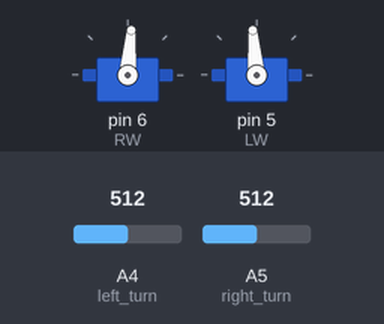
Bench run of a sketch on a simulated Arduino Uno, built with avr-gcc and run on an emulated ATmega328P. Parts: 2 × servo. The inputs (shaded band) are chosen by the test bench; at power-on: A4 (left_turn) = 512, A5 (right_turn) = 512. What the sketch prints to the serial monitor is not drawn.

Above: at 1.16 s.
Timing chart, 0 to 2.8 s (numbered marks = the images above):
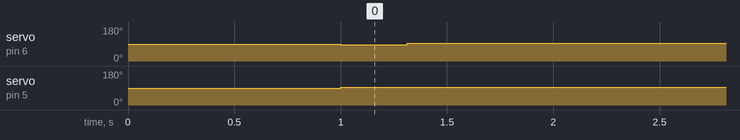

Measured:
- by itself, servo on pin 6 (RW): 90° → 85° at 1.0 s, → 95° 0.31 s later
- by itself, servo on pin 5 (LW): 90° → 95° at 1.0 s

The sketch:

eightv2.ino
```cpp
#include <Servo.h>

Servo left_servo;
Servo right_servo;

#define SERVO_BRAKE          90
#define SERVO_L_FORWARD_MAX  95.0
#define SERVO_R_FORWARD_MAX  85.0
#define SERVO_L_INCR_FORWARD 2.0
#define SERVO_R_INCR_FORWARD -2.0

// Thresholds for each sensor to determine when over a line
#define DARK 900
#define WHITE 700

#define ERROR_RANGE          100

#define left 0
#define forward 1
#define right 2

//pins
const int LW = 5; // Servo1
const int RW = 6; // Servo2
const int right_turn = A5;
const int left_turn = A4;

// Control variables for line following
float error           = 0;
float error_magnitude = 0;
int   i = 0;

volatile long SENSOR0_TIMER;
volatile long SENSOR1_TIMER;

// Line sensor values
int right_turn_val    = 0;
int left_turn_val     = 0;

void read_turn(){
  right_turn_val = analogRead(right_turn); //signal from outer right sensor
  left_turn_val = analogRead(left_turn); //signal from outer left sensor
}

void move(int direction){
  //look for intersection
  while(1){
    Serial.println("looking");
    read_turn();
    if (left_turn_val < WHITE && right_turn_val < WHITE){
      i = 0;
      Serial.println("found intersection");
      while(i < 30){
        go_straight();
        i++;
      }
      break;
    }
    go_straight();
    delay(10);
  }//close while, found intersection

  // Turn if requested, white=700
    if(direction == right){
      Serial.println("TURN RIGHT");
      left_servo.write(95);
      right_servo.write(95);
      while(analogRead(left_turn) > WHITE);
      while(analogRead(left_turn) < WHITE);
      while(analogRead(left_turn) > WHITE);
      Serial.println("done turn right");
    }

    if(direction == left){
      Serial.println("TURN LEFT");
      left_servo.write(85);
      right_servo.write(85);
      while(analogRead(right_turn) > WHITE);
      while(analogRead(right_turn) < WHITE);
      while(analogRead(right_turn) > WHITE);
      Serial.println("done turn left");
    }

  go_straight();
  delay(50);

}

void go_straight(){
  //modified from solution code
  //following straight line
  read_turn();
  error = left_turn_val - right_turn_val; // Positive position to right of line

  // Correct robot's driving direction according to position error
  if (abs(error) <= ERROR_RANGE){
    left_servo.write(SERVO_L_FORWARD_MAX);
    right_servo.write(SERVO_R_FORWARD_MAX);
  }

    // Robot is too right
    else if (error > ERROR_RANGE) {
      // Adjust left
      error_magnitude = abs(error)/(float)ERROR_RANGE;
      left_servo.write(SERVO_L_FORWARD_MAX + error_magnitude*SERVO_L_INCR_FORWARD);
      right_servo.write(SERVO_R_FORWARD_MAX - error_magnitude*SERVO_R_INCR_FORWARD);
    }
    // Robot is too left of line
    else if (error < -(ERROR_RANGE)) {
      // Adjust right
      error_magnitude = abs(error)/(float)ERROR_RANGE;
      left_servo.write(SERVO_L_FORWARD_MAX - error_magnitude*SERVO_L_INCR_FORWARD);
      right_servo.write(SERVO_R_FORWARD_MAX + error_magnitude*SERVO_R_INCR_FORWARD);
    }
    delay(10);
}


void setup() {
  // put your setup code here, to run once:
  Serial.begin(9600);
  right_servo.attach(RW);
  left_servo.attach(LW);

  //for analog setup
  pinMode(right_turn, INPUT);
  pinMode(left_turn, INPUT);

  right_servo.write(SERVO_BRAKE);
  left_servo.write(SERVO_BRAKE);

  delay(1000);
}


void loop() {
//  move(left);
//  delay(50);
//  move(left);
//  delay(50);
//  move(left);
//  delay(50);
//  move(left);
//  delay(50);
//
//  move(right);
//  delay(50);
//  move(right);
//  delay(50);
//  move(right);
//  delay(50);
//  move(right);
//  delay(50);
  move(right);
  delay(50);

}
```
